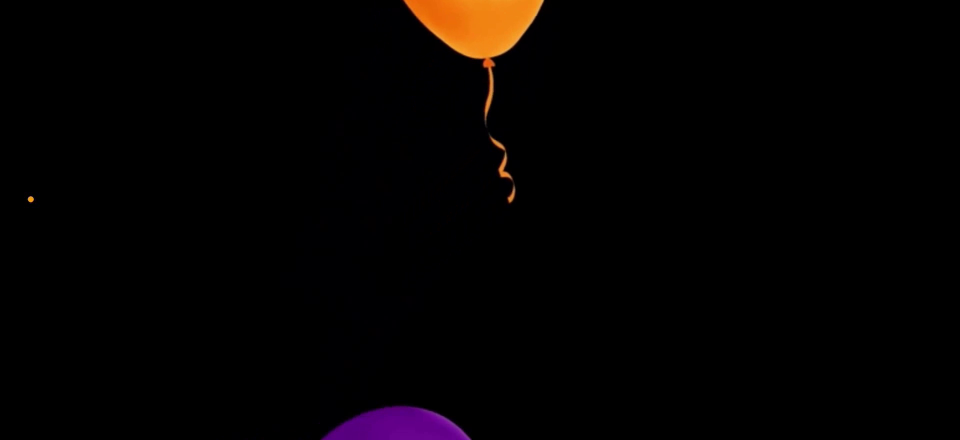
#> input picture frame 23 of video_initial/video3.mp4, 1920 x 880 px (shown at 1/2 size)
$ python tracker.py
#> lines starting #> are read from the running program, lines starting #| are printed output that depends on the picture
import cv2
import time

video = int(input("Video: "))
#> the answer given: 3

if video == 1:
    cap = cv2.VideoCapture('video1.MP4')
elif video == 2:
    cap = cv2.VideoCapture('video2.MP4')
elif video == 3:
    cap = cv2.VideoCapture('video3.MP4')
elif video == 4:
    cap = cv2.VideoCapture('video4.MP4')
elif video == 5:
    cap = cv2.VideoCapture('video5.MP4')
else:
    print("fault!")

if not cap.isOpened():
    print("Ошибка: не удалось открыть видеофайл.")
    exit()

choose = int(input("Tracker: "))
#> the answer given: 1

if choose == 1:
    tracker = cv2.TrackerCSRT.create()
elif choose == 2:
    tracker = cv2.legacy.TrackerKCF.create()
else:
    tracker = cv2.legacy.TrackerTLD.create()

ret, frame = cap.read()
#> frame is the input picture: shape (880, 1920, 3); mean B, G, R 1.7, 1.9, 4.3
if not ret:
    print("Ошибка: не удалось прочитать первый кадр.")
    exit()

# Определение размеров кадра для уменьшенной версии
orig_width = int(cap.get(cv2.CAP_PROP_FRAME_WIDTH))
orig_height = int(cap.get(cv2.CAP_PROP_FRAME_HEIGHT))
width = int(orig_width * 0.5)
height = int(orig_height * 0.5)

# Изменение размера первого кадра и увеличение контраста
frame_resized = cv2.resize(frame, (width, height))
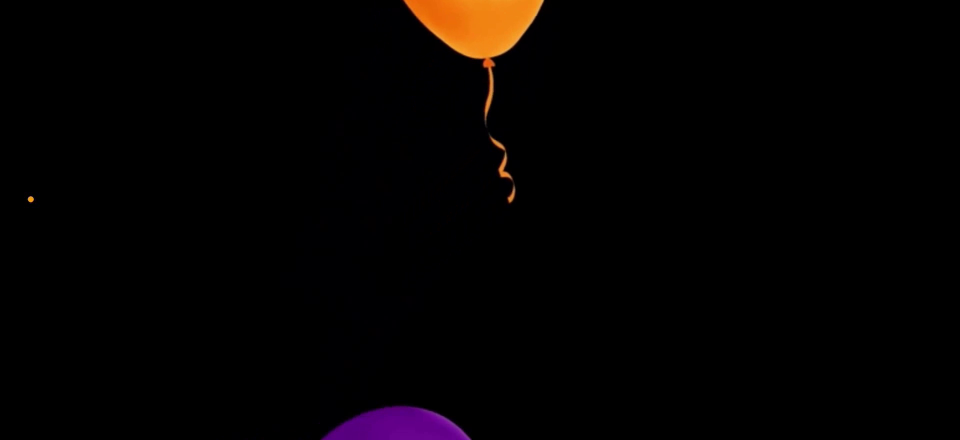
#> frame_resized: shape (440, 960, 3); mean B, G, R 1.7, 1.9, 4.3
#> (the run stopped early here; a loop or call above may not have finished)

$ run again, starting later in the video
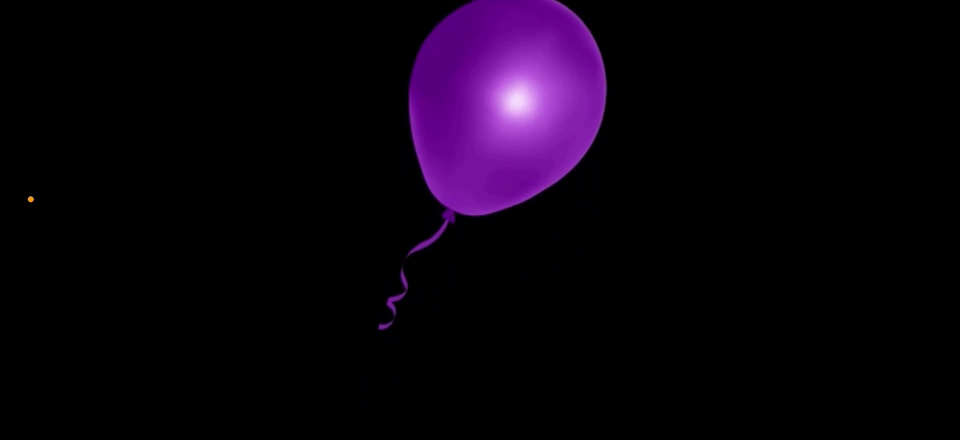
#> input picture frame 107 of video_initial/video3.mp4, 1920 x 880 px (shown at 1/2 size)
#> frame is the input picture: shape (880, 1920, 3); mean B, G, R 13.4, 2.4, 10.3
#> `frame_resized = cv2.resize(frame, (width, height))`:
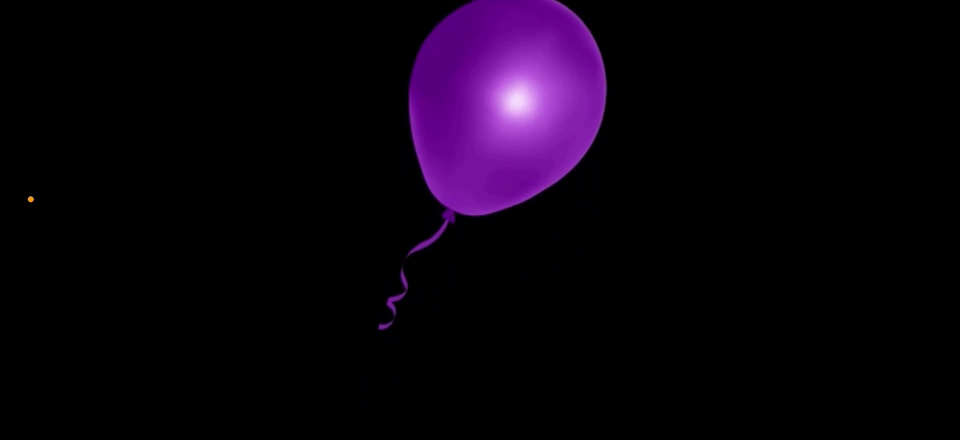
#> frame_resized: shape (440, 960, 3); mean B, G, R 13.4, 2.4, 10.3

$ run again, starting later in the video
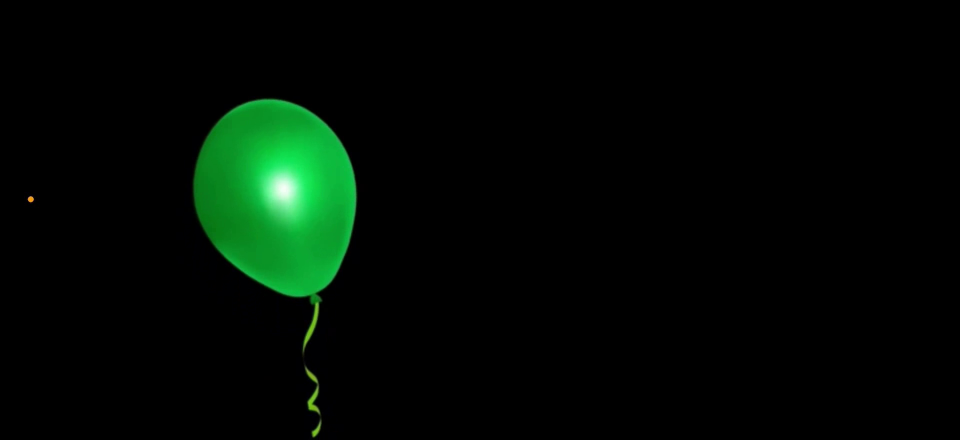
#> input picture frame 191 of video_initial/video3.mp4, 1920 x 880 px (shown at 1/2 size)
#> frame is the input picture: shape (880, 1920, 3); mean B, G, R 3.5, 10.3, 1.4
#> `frame_resized = cv2.resize(frame, (width, height))`:
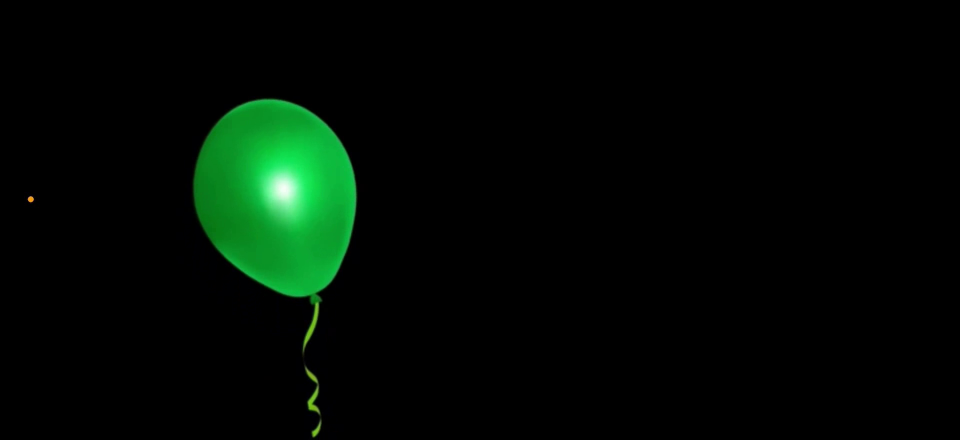
#> frame_resized: shape (440, 960, 3); mean B, G, R 3.5, 10.3, 1.4
